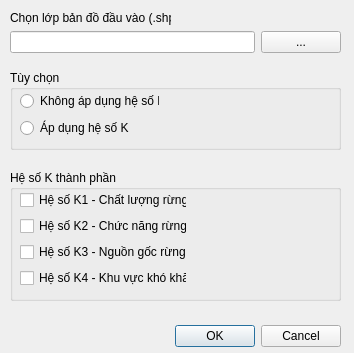
<?xml version="1.0" encoding="UTF-8"?>
<ui version="4.0">
 <class>Dialog_CapNhatHSK</class>
 <widget class="QDialog" name="Dialog_CapNhatHSK">
  <property name="geometry">
   <rect>
    <x>0</x>
    <y>0</y>
    <width>354</width>
    <height>353</height>
   </rect>
  </property>
  <property name="windowTitle">
   <string>v5PFES - Cập nhật hệ số K</string>
  </property>
  <widget class="QDialogButtonBox" name="buttonBox">
   <property name="geometry">
    <rect>
     <x>0</x>
     <y>320</y>
     <width>341</width>
     <height>32</height>
    </rect>
   </property>
   <property name="orientation">
    <enum>Qt::Horizontal</enum>
   </property>
   <property name="standardButtons">
    <set>QDialogButtonBox::Cancel|QDialogButtonBox::Ok</set>
   </property>
  </widget>
  <widget class="QLabel" name="label">
   <property name="geometry">
    <rect>
     <x>10</x>
     <y>10</y>
     <width>161</width>
     <height>16</height>
    </rect>
   </property>
   <property name="text">
    <string>Chọn lớp bản đồ đầu vào (.shp)</string>
   </property>
  </widget>
  <widget class="QGroupBox" name="groupBox">
   <property name="geometry">
    <rect>
     <x>10</x>
     <y>70</y>
     <width>331</width>
     <height>80</height>
    </rect>
   </property>
   <property name="title">
    <string>Tùy chọn</string>
   </property>
   <widget class="QWidget" name="layoutWidget">
    <property name="geometry">
     <rect>
      <x>10</x>
      <y>20</y>
      <width>139</width>
      <height>51</height>
     </rect>
    </property>
    <layout class="QVBoxLayout" name="verticalLayout_2">
     <item>
      <widget class="QRadioButton" name="noK_rBtn">
       <property name="text">
        <string>Không áp dụng hệ số K</string>
       </property>
      </widget>
     </item>
     <item>
      <widget class="QRadioButton" name="K_rBtn">
       <property name="text">
        <string>Áp dụng hệ số K</string>
       </property>
      </widget>
     </item>
    </layout>
   </widget>
  </widget>
  <widget class="QGroupBox" name="groupBox_2">
   <property name="geometry">
    <rect>
     <x>10</x>
     <y>170</y>
     <width>331</width>
     <height>131</height>
    </rect>
   </property>
   <property name="title">
    <string>Hệ số K thành phần</string>
   </property>
   <widget class="QWidget" name="layoutWidget">
    <property name="geometry">
     <rect>
      <x>10</x>
      <y>20</y>
      <width>167</width>
      <height>101</height>
     </rect>
    </property>
    <layout class="QVBoxLayout" name="verticalLayout">
     <item>
      <widget class="QCheckBox" name="k1_cBx">
       <property name="text">
        <string>Hệ số K1 - Chất lượng rừng</string>
       </property>
      </widget>
     </item>
     <item>
      <widget class="QCheckBox" name="k2_cBx">
       <property name="text">
        <string>Hệ số K2 - Chức năng rừng</string>
       </property>
      </widget>
     </item>
     <item>
      <widget class="QCheckBox" name="k3_cBx">
       <property name="text">
        <string>Hệ số K3 - Nguồn gốc rừng</string>
       </property>
      </widget>
     </item>
     <item>
      <widget class="QCheckBox" name="k4_cBx">
       <property name="text">
        <string>Hệ số K4 - Khu vực khó khăn</string>
       </property>
      </widget>
     </item>
    </layout>
   </widget>
  </widget>
  <widget class="QWidget" name="layoutWidget">
   <property name="geometry">
    <rect>
     <x>10</x>
     <y>30</y>
     <width>331</width>
     <height>25</height>
    </rect>
   </property>
   <layout class="QGridLayout" name="gridLayout">
    <item row="0" column="0">
     <widget class="QLineEdit" name="inPath"/>
    </item>
    <item row="0" column="1">
     <widget class="QPushButton" name="inBtn">
      <property name="text">
       <string>...</string>
      </property>
     </widget>
    </item>
   </layout>
  </widget>
 </widget>
 <resources/>
 <connections>
  <connection>
   <sender>buttonBox</sender>
   <signal>accepted()</signal>
   <receiver>Dialog_CapNhatHSK</receiver>
   <slot>accept()</slot>
   <hints>
    <hint type="sourcelabel">
     <x>248</x>
     <y>254</y>
    </hint>
    <hint type="destinationlabel">
     <x>157</x>
     <y>274</y>
    </hint>
   </hints>
  </connection>
  <connection>
   <sender>buttonBox</sender>
   <signal>rejected()</signal>
   <receiver>Dialog_CapNhatHSK</receiver>
   <slot>reject()</slot>
   <hints>
    <hint type="sourcelabel">
     <x>316</x>
     <y>260</y>
    </hint>
    <hint type="destinationlabel">
     <x>286</x>
     <y>274</y>
    </hint>
   </hints>
  </connection>
 </connections>
</ui>
